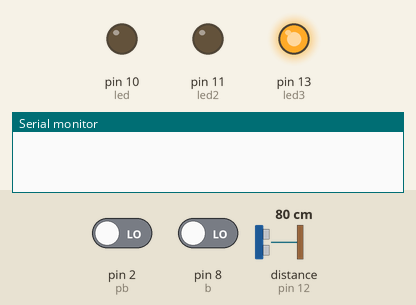
This sketch was run on a simulated Arduino Uno, built with avr-gcc and run on an emulated ATmega328P. Parts: output pins drawn as LEDs (lit = HIGH), the last lines printed to the serial monitor. The test bench sets the inputs (shaded band); at power-on: pin 2 (pb) LOW, distance to the obstacle (sensor on pin 12) 80 cm, pin 8 (b) LOW. The echo pulse lasts 58.3 µs per cm; pins used as bus, display or sensor lines are not drawn.

Above: at 1.2 s.
1.3 s: pin 2 (pb) driven HIGH
At 2.5 s:
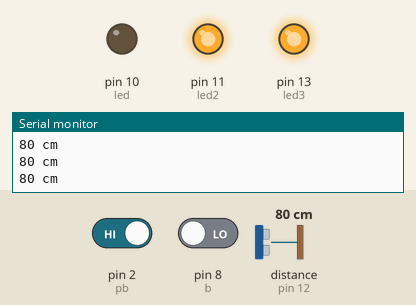
2.8 s: distance to the obstacle (sensor on pin 12) set to 24 cm
4.3 s: distance to the obstacle (sensor on pin 12) set to 19 cm
At 5.1 s:
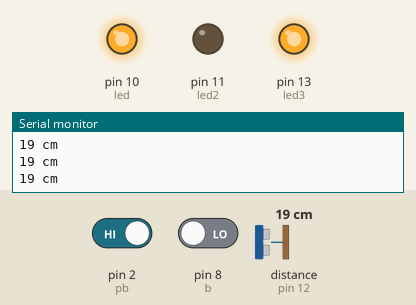
5.8 s: distance to the obstacle (sensor on pin 12) set to 35 cm
At 6.1 s:
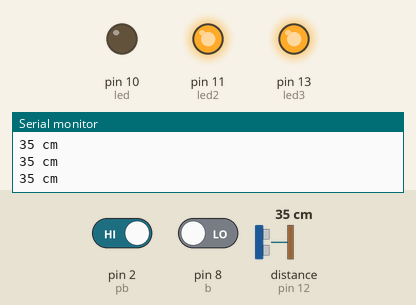
7.3 s: distance to the obstacle (sensor on pin 12) set to 2 cm
At 8.7 s:
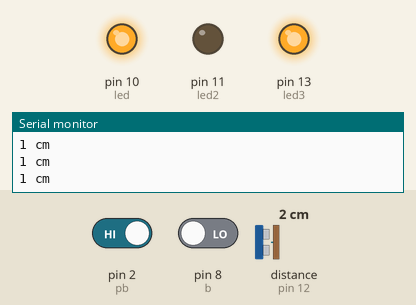
Timing chart, 0 to 9.8 s (numbered marks = the images above; inputs shaded):
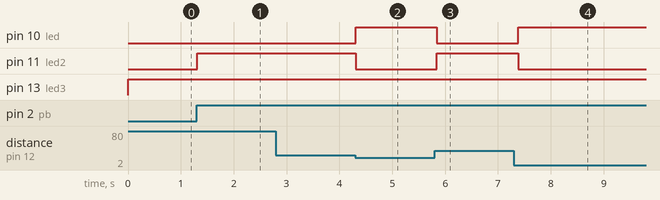

Measured:
- the behaviour switches between 22 and 21 cm on distance to the obstacle (sensor on pin 12) (found by bisection; images 1 and 2)
- after the input at 1.3 s, pin 11 (led2): LOW → HIGH at once
- after the input at 4.3 s, pin 10 (led): LOW → HIGH at once; pin 11 (led2): HIGH → LOW at once
- after the input at 5.8 s, pin 10 (led): HIGH → LOW at once; pin 11 (led2): LOW → HIGH at once
- after the input at 7.3 s, pin 10 (led): LOW → HIGH after 0.08 s; pin 11 (led2): HIGH → LOW after 0.08 s

The sketch:

car.ino
```cpp
#define trigPin 9
#define echoPin 12
#define led 10
#define led2 11
#define led3 13
#define pb 2
#define b 8
int z=0;
int q=0;

void setup() {
  Serial.begin (9600);
  pinMode(trigPin, OUTPUT);
  pinMode(echoPin, INPUT);
  pinMode(led, OUTPUT);
  pinMode(led2, OUTPUT);
  pinMode(led3,OUTPUT);
  pinMode(pb,INPUT);
  pinMode(b,INPUT);
}

void loop() {
 z=digitalRead(pb) ;
  if(z==HIGH){

  long duration, distance;
  digitalWrite(trigPin, LOW);  // Added this line
  delayMicroseconds(1); // Added this line
  digitalWrite(trigPin, HIGH);
//  delayMicroseconds(1000); - Removed this line
  delayMicroseconds(1); // Added this line
  digitalWrite(trigPin, LOW);
  duration = pulseIn(echoPin, HIGH);
  distance = (duration/2) / 29.1;
  if (distance < 22) {  // This is where the LED On/Off happens
    digitalWrite(led,HIGH); // When the Red condition is met, the Green LED should turn off
  digitalWrite(led2,LOW);
}
  else {
    digitalWrite(led,LOW);
    digitalWrite(led2,HIGH);
  }
  if (distance >= 2000 || distance <= 0){
    Serial.println("Out of range");
  }
  else {
    Serial.print(distance);
    Serial.println(" cm");
  }


  delay(100);
}
else{
  digitalWrite(led3,HIGH);
  digitalWrite(led,LOW);
  digitalWrite(led2,LOW);
delay(100);
}
q=digitalRead(8);
if(b==HIGH)
{  digitalWrite(led3,HIGH);
  digitalWrite(led,HIGH);
  digitalWrite(led2,HIGH);
}
}
```
